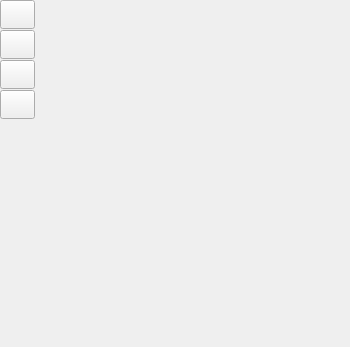
<?xml version="1.0" encoding="UTF-8"?>
<ui version="4.0">
 <class>C_CamMosWidget</class>
 <widget class="QWidget" name="C_CamMosWidget">
  <property name="geometry">
   <rect>
    <x>0</x>
    <y>0</y>
    <width>350</width>
    <height>347</height>
   </rect>
  </property>
  <property name="windowTitle">
   <string>C_CamMosWidget</string>
  </property>
  <layout class="QVBoxLayout" name="verticalLayout" stretch="0,0,0,1">
   <property name="spacing">
    <number>0</number>
   </property>
   <property name="leftMargin">
    <number>0</number>
   </property>
   <property name="topMargin">
    <number>0</number>
   </property>
   <property name="rightMargin">
    <number>0</number>
   </property>
   <property name="bottomMargin">
    <number>0</number>
   </property>
   <item>
    <widget class="stw::opensyde_gui_elements::C_CamOgeWiSectionHeader" name="pc_WiTitle" native="true"/>
   </item>
   <item>
    <widget class="stw::opensyde_gui_elements::C_OgeWiOnlyBackground" name="pc_WiCollapsed" native="true">
     <property name="minimumSize">
      <size>
       <width>35</width>
       <height>0</height>
      </size>
     </property>
     <property name="maximumSize">
      <size>
       <width>35</width>
       <height>16777215</height>
      </size>
     </property>
     <layout class="QVBoxLayout" name="verticalLayout_3">
      <property name="spacing">
       <number>1</number>
      </property>
      <property name="leftMargin">
       <number>0</number>
      </property>
      <property name="topMargin">
       <number>0</number>
      </property>
      <property name="rightMargin">
       <number>0</number>
      </property>
      <property name="bottomMargin">
       <number>1</number>
      </property>
      <item>
       <widget class="stw::opensyde_gui_elements::C_OgePubToolTipBase" name="pc_PbDatabase">
        <property name="styleRole" stdset="0">
         <string>cam-pub-settings-add</string>
        </property>
        <property name="minimumSize">
         <size>
          <width>35</width>
          <height>29</height>
         </size>
        </property>
        <property name="maximumSize">
         <size>
          <width>35</width>
          <height>29</height>
         </size>
        </property>
        <property name="text">
         <string/>
        </property>
       </widget>
      </item>
      <item>
       <widget class="stw::opensyde_gui_elements::C_OgePubToolTipBase" name="pc_PbFilter">
        <property name="styleRole" stdset="0">
         <string>cam-pub-settings-add</string>
        </property>
        <property name="minimumSize">
         <size>
          <width>35</width>
          <height>29</height>
         </size>
        </property>
        <property name="maximumSize">
         <size>
          <width>35</width>
          <height>29</height>
         </size>
        </property>
        <property name="text">
         <string/>
        </property>
       </widget>
      </item>
      <item>
       <widget class="stw::opensyde_gui_elements::C_OgePubToolTipBase" name="pc_PbLogging">
        <property name="styleRole" stdset="0">
         <string>cam-pub-settings-add</string>
        </property>
        <property name="minimumSize">
         <size>
          <width>35</width>
          <height>29</height>
         </size>
        </property>
        <property name="maximumSize">
         <size>
          <width>35</width>
          <height>29</height>
         </size>
        </property>
        <property name="text">
         <string/>
        </property>
       </widget>
      </item>
      <item>
       <widget class="stw::opensyde_gui_elements::C_OgePubToolTipBase" name="pc_PbDllConfig">
        <property name="styleRole" stdset="0">
         <string>cam-pub-settings-add</string>
        </property>
        <property name="minimumSize">
         <size>
          <width>35</width>
          <height>29</height>
         </size>
        </property>
        <property name="maximumSize">
         <size>
          <width>35</width>
          <height>29</height>
         </size>
        </property>
        <property name="text">
         <string/>
        </property>
       </widget>
      </item>
     </layout>
    </widget>
   </item>
   <item>
    <widget class="stw::opensyde_gui_elements::C_OgeWiOnlyBackground" name="pc_WiExpanded" native="true">
     <layout class="QVBoxLayout" name="verticalLayout_2">
      <property name="spacing">
       <number>1</number>
      </property>
      <property name="leftMargin">
       <number>0</number>
      </property>
      <property name="topMargin">
       <number>0</number>
      </property>
      <property name="rightMargin">
       <number>0</number>
      </property>
      <property name="bottomMargin">
       <number>0</number>
      </property>
      <item>
       <widget class="stw::opensyde_gui::C_CamMosDatabaseWidget" name="pc_WiDatabase" native="true"/>
      </item>
      <item>
       <widget class="stw::opensyde_gui::C_CamMosFilterWidget" name="pc_WiFilter" native="true"/>
      </item>
      <item>
       <widget class="stw::opensyde_gui::C_CamMosLoggingWidget" name="pc_WiLogging" native="true"/>
      </item>
      <item>
       <widget class="stw::opensyde_gui::C_AdapterBrowser" name="pc_WiDllConfig" native="true"/>
      </item>
     </layout>
    </widget>
   </item>
   <item>
    <spacer name="verticalSpacer">
     <property name="orientation">
      <enum>Qt::Vertical</enum>
     </property>
     <property name="sizeHint" stdset="0">
      <size>
       <width>0</width>
       <height>0</height>
      </size>
     </property>
    </spacer>
   </item>
  </layout>
 </widget>
 <customwidgets>
  <customwidget>
   <class>stw::opensyde_gui_elements::C_CamOgeWiSectionHeader</class>
   <extends>QWidget</extends>
   <header>C_CamOgeWiSectionHeader.hpp</header>
   <container>1</container>
  </customwidget>
  <customwidget>
   <class>stw::opensyde_gui::C_CamMosDatabaseWidget</class>
   <extends>QWidget</extends>
   <header>C_CamMosDatabaseWidget.hpp</header>
   <container>1</container>
  </customwidget>
  <customwidget>
   <class>stw::opensyde_gui::C_CamMosFilterWidget</class>
   <extends>QWidget</extends>
   <header>C_CamMosFilterWidget.hpp</header>
   <container>1</container>
  </customwidget>
  <customwidget>
   <class>stw::opensyde_gui::C_CamMosLoggingWidget</class>
   <extends>QWidget</extends>
   <header>C_CamMosLoggingWidget.hpp</header>
   <container>1</container>
  </customwidget>
  <customwidget>
   <class>stw::opensyde_gui_elements::C_OgePubToolTipBase</class>
   <extends>QPushButton</extends>
   <header>C_OgePubToolTipBase.hpp</header>
  </customwidget>
  <customwidget>
   <class>stw::opensyde_gui_elements::C_OgeWiOnlyBackground</class>
   <extends>QWidget</extends>
   <header>C_OgeWiOnlyBackground.hpp</header>
   <container>1</container>
  </customwidget>
  <customwidget>
   <class>stw::opensyde_gui::C_AdapterBrowser</class>
   <extends>QWidget</extends>
   <header>C_AdapterBrowser.hpp</header>
   <container>1</container>
  </customwidget>
 </customwidgets>
 <resources/>
 <connections/>
</ui>
